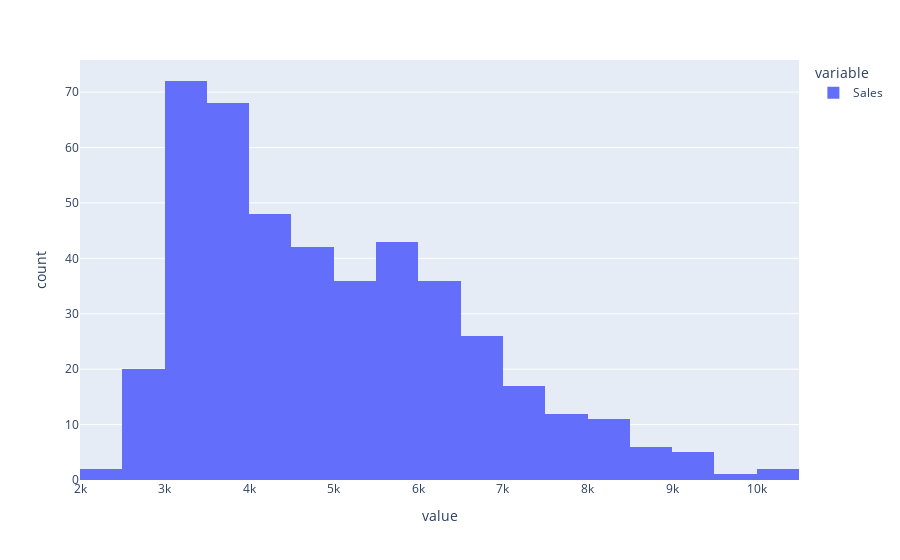

Notebook code cell kept with this figure:
### Code cell
px.histogram(
    train_raw.filter((F.col("Store") == 13) & (F.year(F.col("Date")) < 2015))
    .filter(F.col("Sales") != 0)
    .select(F.col("Sales").astype("int"))
    .toPandas()
)

### Figure 1 — Plotly figure (JSON) as saved in the notebook; plotly's stock layout.template omitted (floating-point values rounded to 4 significant figures; data arrays with more than 128 entries replaced by an {"elided": "..."} marker saying what was removed)
{"data": [{"alignmentgroup": "True", "bingroup": "x", "hovertemplate": "variable=Sales<br>value=%{x}<br>count=%{y}<extra></extra>", "legendgroup": "Sales", "marker": {"color": "#636efa", "pattern": {"shape": ""}}, "name": "Sales", "offsetgroup": "Sales", "orientation": "v", "showlegend": true, "type": "histogram", "x": {"elided": "447 int values"}, "xaxis": "x", "yaxis": "y"}], "layout": {"barmode": "relative", "legend": {"title": {"text": "variable"}, "tracegroupgap": 0}, "margin": {"t": 60}, "xaxis": {"anchor": "y", "domain": [0, 1], "title": {"text": "value"}}, "yaxis": {"anchor": "x", "domain": [0, 1], "title": {"text": "count"}}}}
